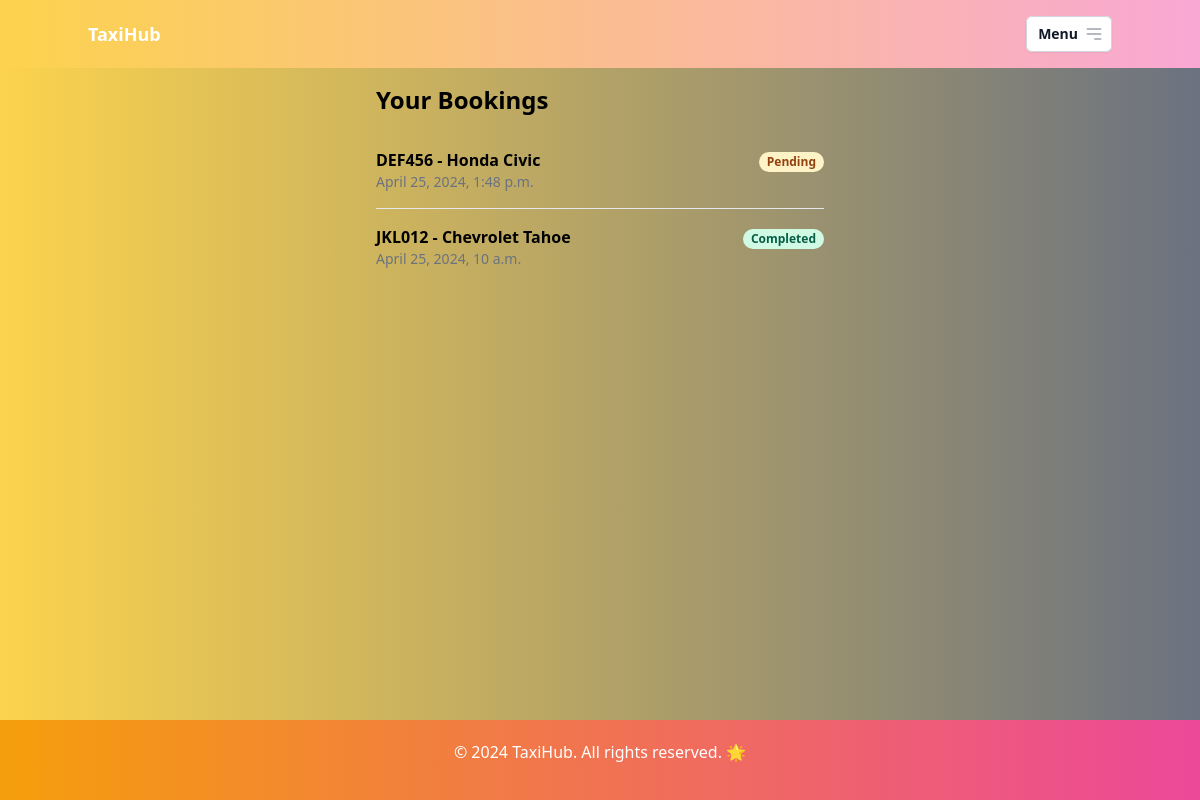
The app's page /bookings/view/ (signed in) with its own data.
### bookings/models.py (models this page shows, shortened)
class Booking(models.Model):
    STATUS_CHOICES = (
        ('Pending', 'Pending'),
        ('Completed', 'Completed'),
        ('Cancelled', 'Cancelled'),
    )
    user = models.ForeignKey(User, on_delete=models.CASCADE)
    taxi = models.ForeignKey(Taxi, on_delete=models.CASCADE)
    pickup_time = models.DateTimeField()
    status = models.CharField(max_length=20, choices=STATUS_CHOICES, default='Pending')

### taxis/models.py (models this page shows)
class Taxi(models.Model):
    plate_number = models.CharField(max_length=20, unique=True)
    model = models.CharField(max_length=100)
    is_available = models.BooleanField(default=True)
    image = models.ImageField(upload_to='taxi_images', null=True, blank=True)
    def __str__(self):
        return f"{self.plate_number} - {self.model}"

### bookings/views.py (the view)
# urls.py: path('view/', views.view_bookings, name='view_bookings'),
@login_required
def view_bookings(request):
    bookings = Booking.objects.filter(user=request.user)
    return render(request, 'bookings/view_bookings.html', {'bookings': bookings})

### templates/bookings/view_bookings.html
{% extends 'base.html' %}
{% block content %}
<div class="max-w-md mx-auto">
    <h1 class="text-2xl font-bold mb-4">Your Bookings</h1>
    <ul class="divide-y divide-gray-200">
        {% for booking in bookings %}
        <li class="py-4">
            <div class="flex space-x-4">
                <div class="flex-1">
                    <p class="font-bold">{{ booking.taxi }}</p>
                    <p class="text-sm text-gray-500">{{ booking.pickup_time }}</p>
                </div>
                <div>
                    {% if booking.status == 'Pending' %}
                    <span class="px-2 inline-flex text-xs leading-5 font-semibold rounded-full bg-yellow-100 text-yellow-800">
                        {{ booking.status }}
                    </span>
                    {% elif booking.status == 'Completed' %}
                    <span class="px-2 inline-flex text-xs leading-5 font-semibold rounded-full bg-green-100 text-green-800">
                        {{ booking.status }}
                    </span>
                    {% endif %}
                </div>
            </div>
        </li>
        {% empty %}
        <li class="py-4">
            <p>No bookings found.</p>
        </li>
        {% endfor %}
    </ul>
</div>
{% endblock %}

### templates/base.html (style rules this page uses)
html { min-height: 100%; position: relative; }
body { margin: 0; padding-bottom: 80px; }

### records on screen
Booking: taxi "DEF456 - Honda Civic", pickup_time "April 25, 2024, 1:48 p.m.", status "Pending"
Booking: taxi "JKL012 - Chevrolet Tahoe", pickup_time "April 25, 2024, 10 a.m.", status "Completed"
